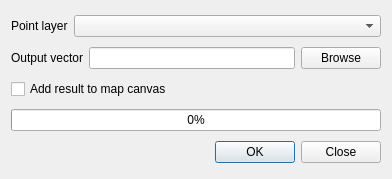
<?xml version="1.0" encoding="UTF-8"?>
<ui version="4.0">
 <class>DisplacementDialog</class>
 <widget class="QDialog" name="DisplacementDialog">
  <property name="geometry">
   <rect>
    <x>0</x>
    <y>0</y>
    <width>392</width>
    <height>179</height>
   </rect>
  </property>
  <property name="windowTitle">
   <string>Classify raster</string>
  </property>
  <layout class="QGridLayout" name="gridLayout">
   <item row="0" column="0">
    <widget class="QLabel" name="label">
     <property name="text">
      <string>Point layer</string>
     </property>
    </widget>
   </item>
   <item row="0" column="1" colspan="2">
    <widget class="QComboBox" name="cmbInputLayer"/>
   </item>
   <item row="1" column="0" colspan="2">
    <widget class="QLabel" name="label_2">
     <property name="text">
      <string>Output vector</string>
     </property>
    </widget>
   </item>
   <item row="1" column="2">
    <layout class="QHBoxLayout" name="horizontalLayout_2">
     <item>
      <widget class="QLineEdit" name="leOutputFile"/>
     </item>
     <item>
      <widget class="QPushButton" name="btnSelectFile">
       <property name="text">
        <string>Browse</string>
       </property>
      </widget>
     </item>
    </layout>
   </item>
   <item row="2" column="0" colspan="3">
    <widget class="QCheckBox" name="chkAddToCanvas">
     <property name="text">
      <string>Add result to map canvas</string>
     </property>
    </widget>
   </item>
   <item row="3" column="0" colspan="3">
    <widget class="QProgressBar" name="progressBar">
     <property name="value">
      <number>0</number>
     </property>
    </widget>
   </item>
   <item row="4" column="0" colspan="3">
    <widget class="QDialogButtonBox" name="buttonBox">
     <property name="standardButtons">
      <set>QDialogButtonBox::Close|QDialogButtonBox::Ok</set>
     </property>
    </widget>
   </item>
  </layout>
 </widget>
 <resources/>
 <connections>
  <connection>
   <sender>buttonBox</sender>
   <signal>accepted()</signal>
   <receiver>DisplacementDialog</receiver>
   <slot>accept()</slot>
   <hints>
    <hint type="sourcelabel">
     <x>248</x>
     <y>254</y>
    </hint>
    <hint type="destinationlabel">
     <x>157</x>
     <y>274</y>
    </hint>
   </hints>
  </connection>
  <connection>
   <sender>buttonBox</sender>
   <signal>rejected()</signal>
   <receiver>DisplacementDialog</receiver>
   <slot>reject()</slot>
   <hints>
    <hint type="sourcelabel">
     <x>316</x>
     <y>260</y>
    </hint>
    <hint type="destinationlabel">
     <x>286</x>
     <y>274</y>
    </hint>
   </hints>
  </connection>
 </connections>
</ui>
